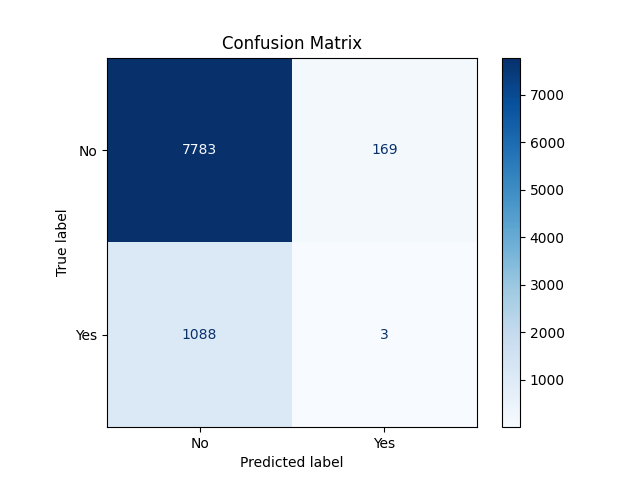

Here is the Python script that generated this plot:
import pandas as pd
import torch
from sklearn.metrics import confusion_matrix, ConfusionMatrixDisplay
import matplotlib.pyplot as plt
from sklearn.model_selection import train_test_split
from models.model1 import Model1  # Ensure model1.py is in your working directory

# --- Load and Preprocess Data ---
# The bank-full.csv file from the Bank Marketing dataset is usually semicolon-separated
df = pd.read_csv("bank-full.csv", sep=";")

# Convert target variable 'y' to binary: mapping "yes" to 1 and "no" to 0
df['y'] = df['y'].map({'yes': 1, 'no': 0})

# Separate features and target
X = df.drop("y", axis=1)
y = df["y"]

# Convert categorical features into numerical variables using one-hot encoding
X = pd.get_dummies(X, drop_first=True)

# Split the dataset into training and test sets (80% train, 20% test)
X_train, X_test, y_train, y_test = train_test_split(X, y, test_size=0.2, random_state=42)

# Convert the test set to float32 to ensure compatibility with PyTorch
X_test = X_test.astype('float32')
X_test_tensor = torch.tensor(X_test.values, dtype=torch.float32)

# --- Load the Trained Model ---
input_dim = X.shape[1]
num_classes = 2
model = Model1(input_dim, num_classes)
model.load_state_dict(torch.load("final_best_model.pth", map_location=torch.device('cuda')))
model.eval()

# --- Model Inference ---
with torch.no_grad():
    outputs = model(X_test_tensor)

_, predicted = torch.max(outputs, 1)
y_pred = predicted.numpy()
y_test_np = y_test.values

# --- Create and Plot the Confusion Matrix ---
cm = confusion_matrix(y_test_np, y_pred)
disp = ConfusionMatrixDisplay(confusion_matrix=cm, display_labels=["No", "Yes"])
disp.plot(cmap=plt.cm.Blues)
plt.title("Confusion Matrix")

# Save the plot as an image file
plt.savefig("confusion_matrix.png")
plt.show()